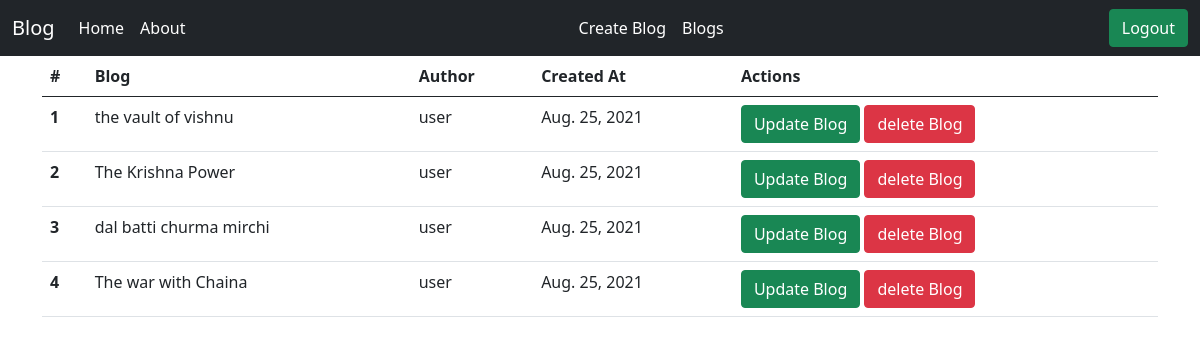
/show-all-blog/ (signed in), run on the app's committed database.
### blog/models.py (models this page shows)
class Blog(models.Model):
    title = models.CharField(max_length=100)
    content = FroalaField()
    category = models.ForeignKey(Category, on_delete=models.CASCADE)
    user = models.ForeignKey(User, on_delete=models.CASCADE)
    banner_image = models.ImageField(upload_to='public/static/blog')
    updated_at = models.DateField(auto_now_add=True)
    created_at = models.DateField(auto_now=True)

### blog/views.py (the view)
# urls.py: path('show-all-blog/',show_all_blog,name = 'show_all_blog'),
@login_required(login_url='/login/')
def show_all_blog(request):
    context = {'blogs': Blog.objects.filter(user= request.user)}
    return render(request,'show_all_blog.html',context)

### blog/templates/show_all_blog.html
{% extends 'base.html' %}
{% block content %}
<div class="container">
    <table class="table">
  <thead>
    <tr>
      <th scope="col">#</th>
      <th scope="col">Blog</th>
      <th scope="col">Author</th>
      <th scope="col">Created At</th>
      <th scope="col">Actions</th>
    </tr>
  </thead>
  <tbody>
  {% for blog in blogs %}
    <tr>
      <th scope="row">{{ forloop.counter }}</th>
      <td>{{blog.title}}</td>
      <td>{{blog.user}}</td>
      <td>{{blog.created_at}}</td>
      <td>
        <a href="{% url 'update_blog' blog.id %}" class="btn btn-success">Update Blog</a>
        <a href="{% url 'delete_blog' blog.id %}" class="btn btn-danger">delete Blog</a>
      </td>
    </tr>
  {% endfor %}
  </tbody>
</table>
</div>
{% endblock %}

### data on the page
Blog: title "the vault of vishnu", user "user", created_at "Aug. 25, 2021"
Blog: title "The Krishna Power", user "user", created_at "Aug. 25, 2021"
Blog: title "dal batti churma mirchi", user "user", created_at "Aug. 25, 2021"
Blog: title "The war with Chaina", user "user", created_at "Aug. 25, 2021"
